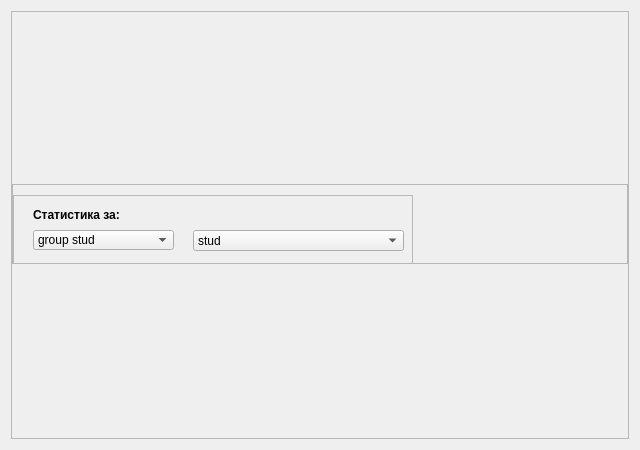
<?xml version="1.0" encoding="UTF-8"?>
<ui version="4.0">
 <class>studentStatistics</class>
 <widget class="QWidget" name="studentStatistics">
  <property name="geometry">
   <rect>
    <x>0</x>
    <y>0</y>
    <width>640</width>
    <height>450</height>
   </rect>
  </property>
  <property name="minimumSize">
   <size>
    <width>640</width>
    <height>450</height>
   </size>
  </property>
  <property name="windowTitle">
   <string>Form</string>
  </property>
  <layout class="QHBoxLayout" name="horizontalLayout">
   <item>
    <widget class="QFrame" name="mainFrame">
     <property name="sizePolicy">
      <sizepolicy hsizetype="Expanding" vsizetype="Expanding">
       <horstretch>0</horstretch>
       <verstretch>0</verstretch>
      </sizepolicy>
     </property>
     <property name="minimumSize">
      <size>
       <width>0</width>
       <height>0</height>
      </size>
     </property>
     <property name="frameShape">
      <enum>QFrame::StyledPanel</enum>
     </property>
     <property name="frameShadow">
      <enum>QFrame::Raised</enum>
     </property>
     <layout class="QVBoxLayout" name="verticalLayout_2">
      <property name="spacing">
       <number>-1</number>
      </property>
      <property name="leftMargin">
       <number>0</number>
      </property>
      <property name="topMargin">
       <number>0</number>
      </property>
      <property name="rightMargin">
       <number>0</number>
      </property>
      <property name="bottomMargin">
       <number>0</number>
      </property>
      <item>
       <widget class="QFrame" name="selectInfoLabel">
        <property name="sizePolicy">
         <sizepolicy hsizetype="Preferred" vsizetype="Fixed">
          <horstretch>0</horstretch>
          <verstretch>0</verstretch>
         </sizepolicy>
        </property>
        <property name="minimumSize">
         <size>
          <width>0</width>
          <height>80</height>
         </size>
        </property>
        <property name="maximumSize">
         <size>
          <width>16777215</width>
          <height>80</height>
         </size>
        </property>
        <property name="frameShape">
         <enum>QFrame::StyledPanel</enum>
        </property>
        <property name="frameShadow">
         <enum>QFrame::Raised</enum>
        </property>
        <layout class="QHBoxLayout" name="horizontalLayout_2">
         <property name="leftMargin">
          <number>0</number>
         </property>
         <property name="topMargin">
          <number>10</number>
         </property>
         <property name="rightMargin">
          <number>0</number>
         </property>
         <property name="bottomMargin">
          <number>0</number>
         </property>
         <item>
          <widget class="QFrame" name="leftUpFrame">
           <property name="minimumSize">
            <size>
             <width>400</width>
             <height>80</height>
            </size>
           </property>
           <property name="maximumSize">
            <size>
             <width>370</width>
             <height>16777215</height>
            </size>
           </property>
           <property name="frameShape">
            <enum>QFrame::StyledPanel</enum>
           </property>
           <property name="frameShadow">
            <enum>QFrame::Raised</enum>
           </property>
           <widget class="QComboBox" name="studentComboBox">
            <property name="geometry">
             <rect>
              <x>180</x>
              <y>35</y>
              <width>211</width>
              <height>21</height>
             </rect>
            </property>
            <item>
             <property name="text">
              <string>stud</string>
             </property>
            </item>
           </widget>
           <widget class="QLabel" name="nameLabel">
            <property name="geometry">
             <rect>
              <x>20</x>
              <y>10</y>
              <width>311</width>
              <height>21</height>
             </rect>
            </property>
            <property name="text">
             <string>&lt;html&gt;&lt;head/&gt;&lt;body&gt;&lt;p&gt;&lt;span style=&quot; font-weight:700;&quot;&gt;Статистика за:&lt;/span&gt;&lt;/p&gt;&lt;/body&gt;&lt;/html&gt;</string>
            </property>
           </widget>
           <widget class="QComboBox" name="groupComboBox">
            <property name="geometry">
             <rect>
              <x>20</x>
              <y>35</y>
              <width>141</width>
              <height>20</height>
             </rect>
            </property>
            <item>
             <property name="text">
              <string>group stud</string>
             </property>
            </item>
           </widget>
          </widget>
         </item>
         <item>
          <spacer name="horizontalSpacer">
           <property name="orientation">
            <enum>Qt::Horizontal</enum>
           </property>
           <property name="sizeType">
            <enum>QSizePolicy::Expanding</enum>
           </property>
           <property name="sizeHint" stdset="0">
            <size>
             <width>20</width>
             <height>20</height>
            </size>
           </property>
          </spacer>
         </item>
        </layout>
       </widget>
      </item>
      <item>
       <spacer name="verticalSpacer">
        <property name="orientation">
         <enum>Qt::Vertical</enum>
        </property>
        <property name="sizeType">
         <enum>QSizePolicy::Fixed</enum>
        </property>
        <property name="sizeHint" stdset="0">
         <size>
          <width>20</width>
          <height>1</height>
         </size>
        </property>
       </spacer>
      </item>
      <item>
       <layout class="QHBoxLayout" name="specialChart"/>
      </item>
     </layout>
    </widget>
   </item>
  </layout>
 </widget>
 <resources/>
 <connections/>
</ui>
